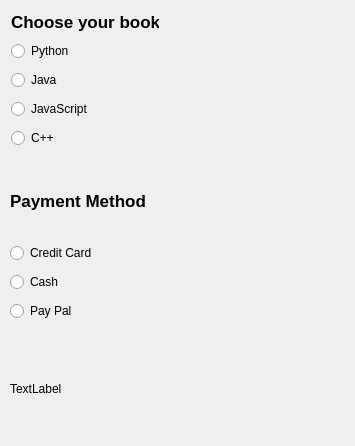
<?xml version="1.0" encoding="UTF-8"?>
<ui version="4.0">
 <class>Dialog</class>
 <widget class="QDialog" name="Dialog">
  <property name="geometry">
   <rect>
    <x>0</x>
    <y>0</y>
    <width>355</width>
    <height>446</height>
   </rect>
  </property>
  <property name="windowTitle">
   <string>Dialog</string>
  </property>
  <widget class="QLabel" name="label">
   <property name="geometry">
    <rect>
     <x>11</x>
     <y>11</y>
     <width>148</width>
     <height>21</height>
    </rect>
   </property>
   <property name="font">
    <font>
     <pointsize>13</pointsize>
     <bold>true</bold>
    </font>
   </property>
   <property name="text">
    <string>Choose your book:</string>
   </property>
  </widget>
  <widget class="QLabel" name="label_2">
   <property name="geometry">
    <rect>
     <x>10</x>
     <y>190</y>
     <width>148</width>
     <height>21</height>
    </rect>
   </property>
   <property name="font">
    <font>
     <pointsize>13</pointsize>
     <bold>true</bold>
    </font>
   </property>
   <property name="text">
    <string>Payment Method</string>
   </property>
  </widget>
  <widget class="QLabel" name="label_3">
   <property name="geometry">
    <rect>
     <x>10</x>
     <y>380</y>
     <width>66</width>
     <height>18</height>
    </rect>
   </property>
   <property name="text">
    <string>TextLabel</string>
   </property>
  </widget>
  <widget class="QWidget" name="">
   <property name="geometry">
    <rect>
     <x>10</x>
     <y>240</y>
     <width>104</width>
     <height>86</height>
    </rect>
   </property>
   <layout class="QVBoxLayout" name="verticalLayout">
    <item>
     <widget class="QRadioButton" name="radioButton_5">
      <property name="text">
       <string>Credit Card</string>
      </property>
     </widget>
    </item>
    <item>
     <widget class="QRadioButton" name="radioButton_6">
      <property name="text">
       <string>Cash</string>
      </property>
     </widget>
    </item>
    <item>
     <widget class="QRadioButton" name="radioButton_7">
      <property name="text">
       <string>Pay Pal</string>
      </property>
     </widget>
    </item>
   </layout>
  </widget>
  <widget class="QWidget" name="">
   <property name="geometry">
    <rect>
     <x>11</x>
     <y>38</y>
     <width>96</width>
     <height>116</height>
    </rect>
   </property>
   <layout class="QVBoxLayout" name="verticalLayout_2">
    <item>
     <widget class="QRadioButton" name="radioButton">
      <property name="text">
       <string>Python</string>
      </property>
     </widget>
    </item>
    <item>
     <widget class="QRadioButton" name="radioButton_2">
      <property name="text">
       <string>Java</string>
      </property>
     </widget>
    </item>
    <item>
     <widget class="QRadioButton" name="radioButton_3">
      <property name="text">
       <string>JavaScript</string>
      </property>
     </widget>
    </item>
    <item>
     <widget class="QRadioButton" name="radioButton_4">
      <property name="text">
       <string>C++</string>
      </property>
     </widget>
    </item>
   </layout>
  </widget>
 </widget>
 <resources/>
 <connections/>
</ui>
